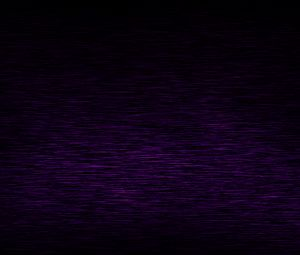
//> input picture c1/rr.jpg, 300 x 255 px
$ ./c1   (built with g++ and OpenCV 4)
//> lines starting //> are read from the running program, lines starting //| are printed output that depends on the picture
#define MAX 255
#include "opencv2/core/core.hpp"
#include "opencv2/highgui/highgui.hpp"
#include "opencv2/imgproc/imgproc.hpp"
#include "iostream"
#include"time.h"
#include "math.h"

using namespace cv;
using namespace std;

double oupsnr(const Mat& I1, const Mat& I2)
{
	    /******Calculating absolute difference between I1 and I2******/
	Mat s1;
	absdiff(I1, I2, s1);
	s1.convertTo(s1, CV_32F);
	s1 = s1.mul(s1);
	double result;
	    /******Summing all chanels******/
	Scalar s = sum(s1);
	double sse = s.val[0] + s.val[1] + s.val[2];
	try {
		if (sse < 1e-10) throw "too small value";
		/******clalculate MSE******/

		double mse = sse / (double)(I1.channels() * I1.total());
		/******return psnr*****/
		result = 10.0 * log10((MAX * MAX) / mse);
	}
	catch (const char* exception)
	{
		std::cerr << "Error: " << exception << endl;
	}
	return result;
}
Mat ouphotoshop(Mat im1)
{
	int r, g, b;
	Mat i1(im1);
	int ph = 0;
	for (int i = 0; i < im1.rows; i++)
	{
		for (int j = 0; j < im1.cols; j++)
		{
			r = im1.at<Vec3b>(i, j)[0];
			g = im1.at<Vec3b>(i, j)[1];
			b = im1.at<Vec3b>(i, j)[2];
			ph = 0.3 * r + 0.59 * g + 0.11 * b;
			i1.at<Vec3b>(i, j)[0] = ph;
			i1.at<Vec3b>(i, j)[1] = ph;
			i1.at<Vec3b>(i, j)[2] = ph;
		}
	}
	return i1;

}
void rgb2ycbcr(Mat im1, Mat im2)
{
	int r, g, b;
	double y = 0;
	double cb = 0;
	double cr = 0;
	try {
		if (im1.size != im2.size) throw "wrong size";
		for (int i = 0; i < im1.rows; i++)
		{
			for (int j = 0; j < im1.cols; j++)
			{
				r = (double)im1.at<Vec3b>(i, j)[0];
				g = (double)im1.at<Vec3b>(i, j)[1];
				b = (double)im1.at<Vec3b>(i, j)[2];
				y = 0.299 * r + 0.587 * g + 0.114 * b;
				cb = 0.5 * r - 0.4187 * g - 0.0813 * b + 128;
				cr = -0.1687 * r - 0.3313 * g + 0.5 * b + 128;
				im2.at<Vec3b>(i, j)[0] = y;
				im2.at<Vec3b>(i, j)[1] = cb;
				im2.at<Vec3b>(i, j)[2] = cr;
			}
		}

	}
	catch (const char* exception)
	{
		std::cerr << "Error: " << exception << endl;
	}
}
void bPLUSrgb(Mat im1)
{
	/*******increase brightness by RGB******/
	for (int i = 0; i < im1.rows; i++)
	{
		for (int j = 0; j < im1.cols; j++)
		{

			im1.at<Vec3b>(i, j)[0] += 40;
			im1.at<Vec3b>(i, j)[1] += 40;
			im1.at<Vec3b>(i, j)[2] += 40;
		}
	}
}
void bPLUSycbrcr(Mat im1)
{
	/*******increase brightness by YCbCr******/
	for (int i = 0; i < im1.rows; i++)
	{
		for (int j = 0; j < im1.cols; j++)
		{

			im1.at<Vec3b>(i, j)[0] += 80;

		}
	}
}

int main()
{
	/******Test psnr*****/
	Mat img4 = imread("rr.jpg");
//> img4 is the input picture: 255 rows x 300 cols, CV_8UC3; mean B, G, R 19.2, 1.5, 12.4
	Mat img5 = imread("yy.jpg");
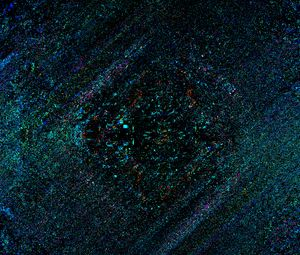
//> input picture c1/yy.jpg, 300 x 255 px
//> img5 is the input picture: 255 rows x 300 cols, CV_8UC3; mean B, G, R 38.9, 31.1, 12.6
	clock_t t1, t2,t3,t4;
	t1 = clock();
	double ourPSNR = oupsnr(img4, img5);
//> in oupsnr, `Scalar s = sum(s1);`: s = Scalar(86101877, 107564359, 22924856)
//> in oupsnr, `double sse = s.val[0] + s.val[1] + s.val[2];`: sse = 216591092
//> in oupsnr, `double mse = sse / (double)(I1.channels() * I1.total());`: mse = 943.8
//> in oupsnr, `result = 10.0 * log10((MAX * MAX) / mse);`: result = 18.38
//> ourPSNR = 18.38
	t2 = clock();
	auto optime = t2 - t1;
	t3 = clock();
	double iPSNR = cv::PSNR(img4, img5);
//> iPSNR = 18.38
	t4 = clock();
	auto itime = t4 - t3;
	cout <<"iPSNR: " <<iPSNR<<"->time: "<<itime<< endl;
	cout << "ourPSNR: "<<ourPSNR <<"->time: "<< optime << endl;
	/******Test photoshop******/
	Mat img6 = imread("ss.jpg");
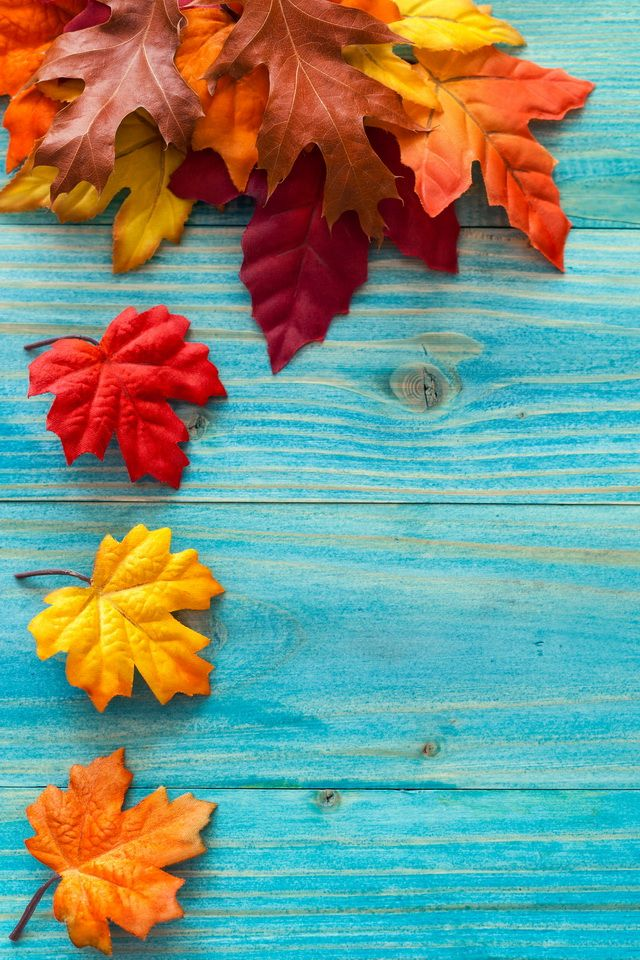
//> input picture c1/ss.jpg, 640 x 960 px
//> img6 is the input picture: 960 rows x 640 cols, CV_8UC3; mean B, G, R 132.3, 147.1, 122
	Mat img12 = imread("ss.jpg");
	Mat img13 = imread("ss.jpg");
	clock_t t5, t6,t14,t15;
	t5 = clock();
	Mat rez = ouphotoshop(img6);
//> the loop in ouphotoshop, `for (int i = 0; i < im1.rows; i++)` made 960 passes
//> (r, g, b, ph) on passes 1 to 3: (202, 202, 118, 192), (197, 202, 123, 191), (193, 204, 134, 193)
//> after the loop in ouphotoshop, `for (int i = 0; i < im1.rows; i++)`:
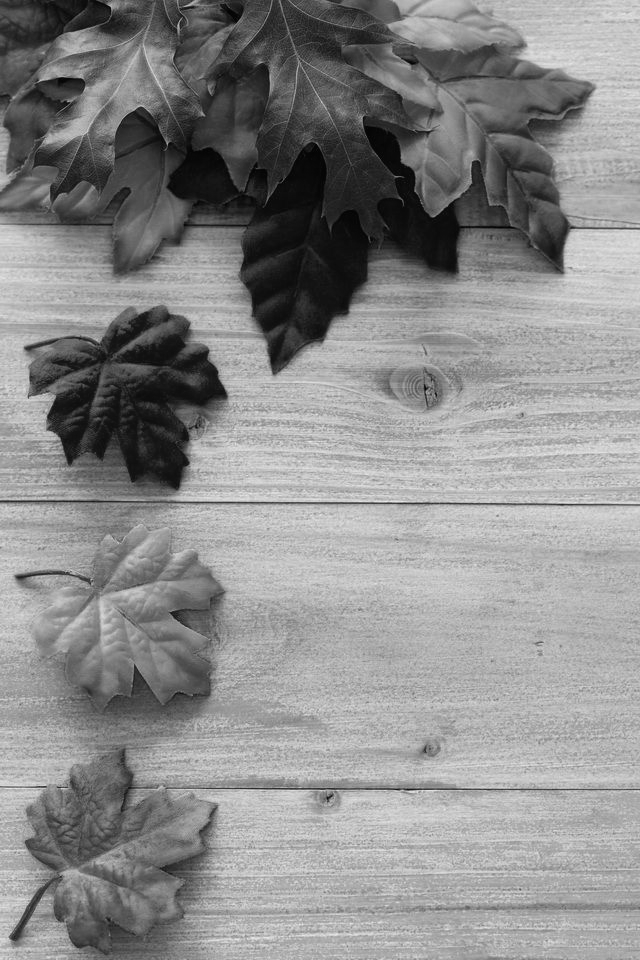
//> i1: 960 rows x 640 cols, CV_8UC3; min 2, max 235, mean 139.4
//> after the loop in ouphotoshop, `for (int i = 0; i < im1.rows; i++)`: r = 194; g = 182; b = 48; ph = 170
	t6 = clock();
	imshow("rezPhotoshop", rez);
	cvWaitKey(2000);
	t14 = clock();
	cv::cvtColor(img12, img13, COLOR_RGB2GRAY);
	t15 = clock();
	auto delta5 = t15 - t15;
	auto delta = t6 - t5;
	cout <<"ourtime_Phoshop: "<<delta << endl;
	cout << "defoult time gray filtr:  " << delta5 << endl;
	/******Test rgb to ycbcr******/
	clock_t t7, t8, t9, t10;
	Mat img10 = imread("ss.jpg");
	Mat img7=imread("ss.jpg");
	Mat img8 = imread("ss.jpg");
	Mat img9=imread("ss.jpg");
	t7 = clock();
	rgb2ycbcr(img10, img7);
//> the loop in rgb2ycbcr, `for (int i = 0; i < im1.rows; i++)` made 960 passes
//> (r, g, b, y, cb, cr) on passes 1 to 3: (202, 202, 118, 192.4, 134.8, 86), (197, 202, 123, 191.5, 131.9, 89.34), (193, 204, 134, 192.7, 128.2, 94.86)
//> after the loop in rgb2ycbcr, `for (int i = 0; i < im1.rows; i++)`:
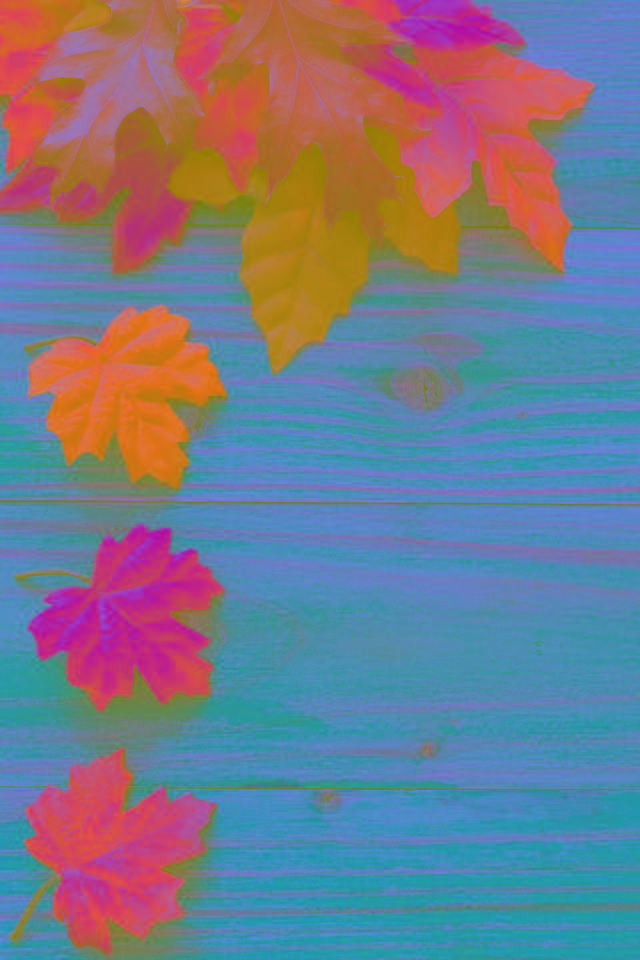
//> im2: 960 rows x 640 cols, CV_8UC3; mean B, G, R 139.3, 122.1, 117.4
//> after the loop in rgb2ycbcr, `for (int i = 0; i < im1.rows; i++)`: r = 194; g = 182; b = 48; y = 170.3; cb = 144.9; cr = 58.98
	t8 = clock();
	imshow("ourRGB2YCBCR", img7);
	cvWaitKey(2000);
	t9 = clock();
	cv::cvtColor(img8, img9, COLOR_RGB2YCrCb);
//> img9: 960 rows x 640 cols, CV_8UC3; mean of channels 0, 1, 2 139.8, 122.7, 117.9
	t10 = clock();
	imshow("defoult YCBCR", img9);
	cvWaitKey(2000);
	auto delta2 = t8 - t7;
	auto delta3 = t10 - t9;
	cout << "ourTimeRGB2Ycrcb:  " << delta2 << "   defoultTimeRGB2YCrcb:  " << delta3 << endl;
	/******Test increase brightness******/
	clock_t t16, t17,t18,t19;
	Mat img14 = imread("ss.jpg");
	Mat img15 = imread("ss.jpg");
	t16 = clock();
	bPLUSrgb(img14);
//> after the loop in bPLUSrgb, `for (int i = 0; i < im1.rows; i++)`:
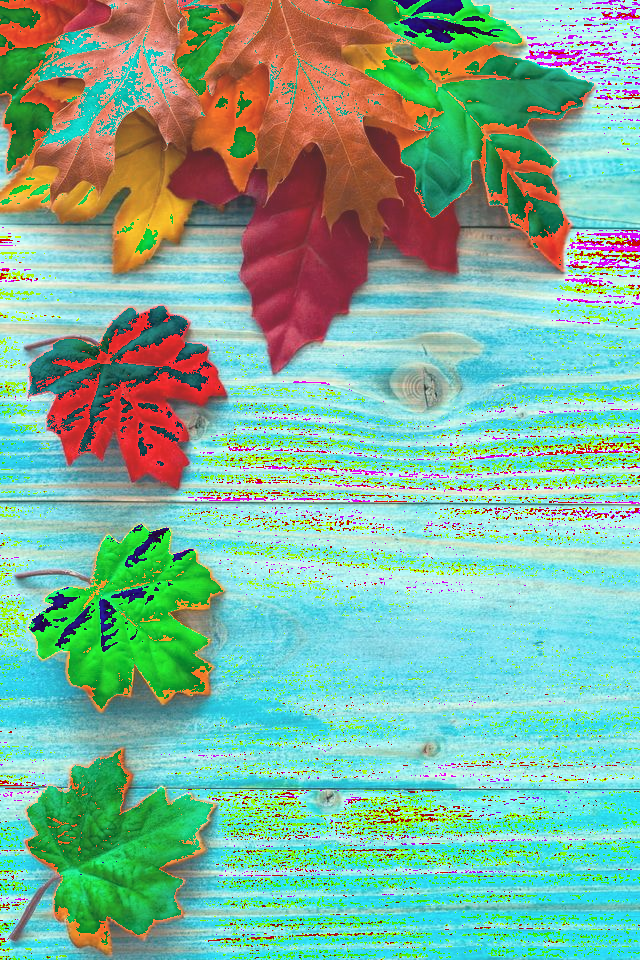
//> im1: 960 rows x 640 cols, CV_8UC3; mean B, G, R 156.5, 179.5, 126.6
	t17 = clock();
	t18 = clock();
	bPLUSycbrcr(img15);
//> after the loop in bPLUSycbrcr, `for (int i = 0; i < im1.rows; i++)`:
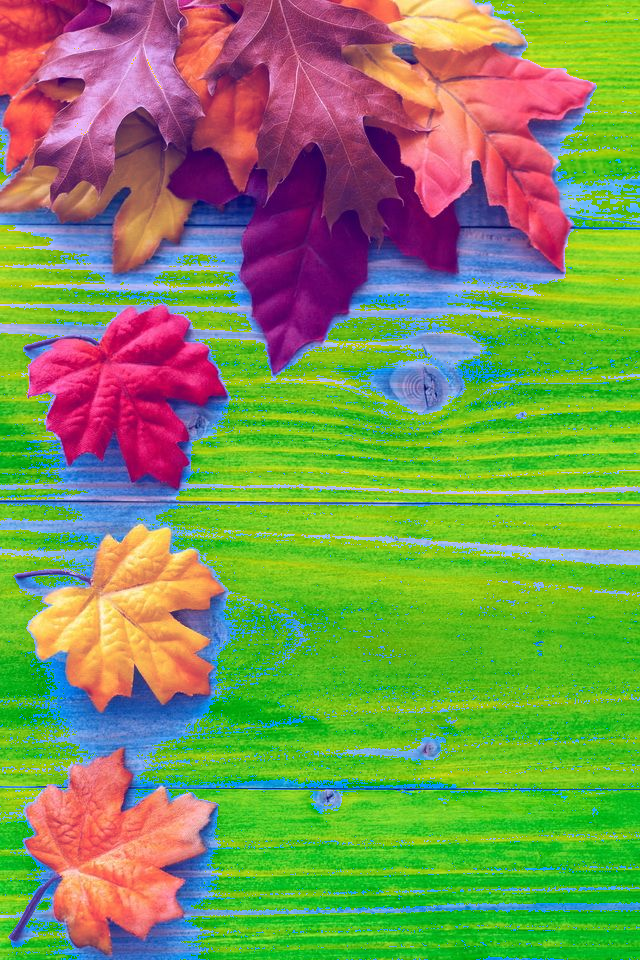
//> im1: 960 rows x 640 cols, CV_8UC3; mean B, G, R 84.4, 147.1, 122
	t19 = clock();
	auto delta7 = t17 - t16;
	auto delta8 = t19 - t18;
	cout<<"PSNR:  "<<oupsnr(img14, img15)<<endl;
//> in oupsnr (call 2), `s1 = s1.mul(s1);`:
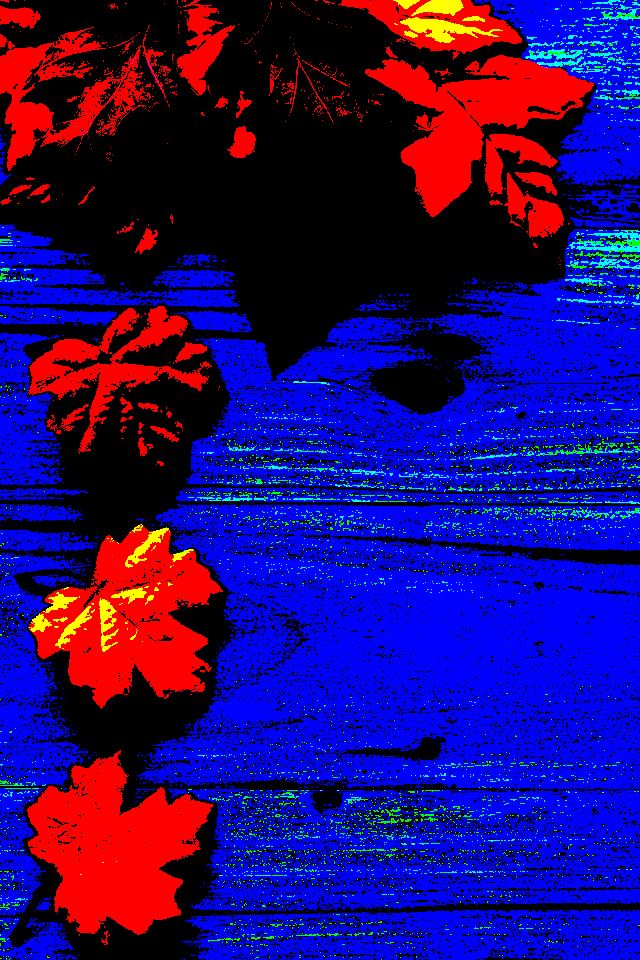
//> s1: 960 rows x 640 cols, CV_32FC3; mean B, G, R 21414.3, 2916.9, 7775.2; drawn with min black and max white
//> in oupsnr (call 2), `Scalar s = sum(s1);`: s = Scalar(1.31e+10, 1.81e+09, 4.81e+09)
//> in oupsnr (call 2), `double sse = s.val[0] + s.val[1] + s.val[2];`: sse = 1.97e+10
//> in oupsnr (call 2), `double mse = sse / (double)(I1.channels() * I1.total());`: mse = 10700.8
//> in oupsnr (call 2), `result = 10.0 * log10((MAX * MAX) / mse);`: result = 7.84
//| PSNR:  7.83664
	cout << "time brightness RGB: " << delta7 << endl;
	cout << "time brightness Ycrcb: " << delta8 << endl;

	imshow("increase brightness by RGB", img14);
	waitKey(2000);
	imshow("increase brightness by RGB", img15);
	waitKey(2000);


}
